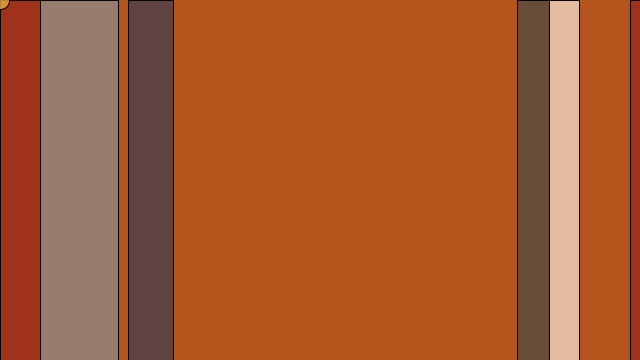
Frame 1 (no input)
Frame 60 (the mouse pressed at the canvas centre just before this capture): identical to frame 1, image omitted
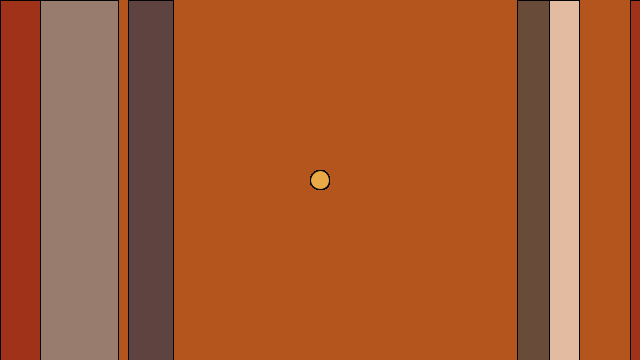
Frame 120 (the mouse held since frame 60 and released just before this capture)

The Processing sketch that drew these frames (run headless with seeded random() and noise(); from frame 60 on, the mouse is pressed at the canvas centre):

// Processing sketch: processing_185944
// ── processing_185944.pde

void setup(){
size(640 ,360);
background(#B4551D);
}

void draw(){


fill(#A03219);//1
stroke(4);
rect(0, 0, 78, 360);

fill(#987D6F);//2
rect(40, 0, 78, 360);

fill(#5F4340);//3
rect(128, 0, 45, 360);

fill(#684B39);//4
rect(517, 0, 45, 360);

fill(#E3BBA1);//5
rect(549, 0, 30, 360);

fill(#A03219);//6
rect(630, 0, 60, 360);

stroke(1);
fill(#EBA948, 200);
ellipse(pmouseX,pmouseY, 19, 19);

}

void mousePressed(){
  background(#050505);
}

void keyPressed(){
background(#4E3226);
}
